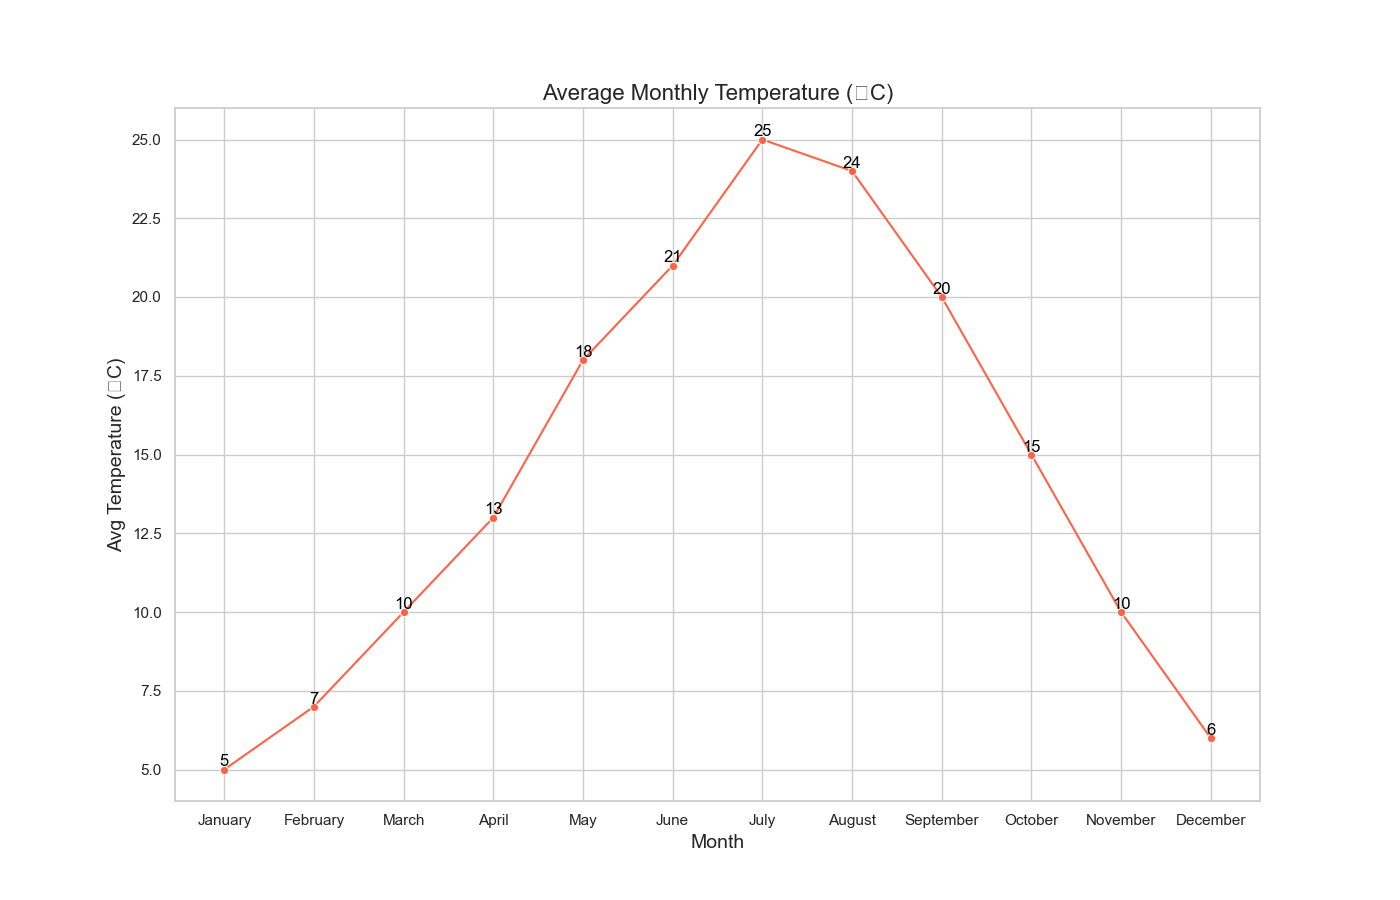

Source code (Python):

import pandas as pd
import seaborn as sns
import matplotlib.pyplot as plt

# Creating the dataset
data = {
    'Month': ['January', 'February', 'March', 'April', 'May', 'June', 'July', 'August', 'September', 'October', 'November', 'December'],
    'AverageTemperatureC': [5, 7, 10, 13, 18, 21, 25, 24, 20, 15, 10, 6]
}

# Convert the data into a DataFrame
df = pd.DataFrame(data)

# Initialize the matplotlib figure
plt.figure(figsize=(14, 9))

# Plotting the line chart with a Seaborn palette
line_chart = sns.lineplot(x='Month', y='AverageTemperatureC', data=df, 
                          color='#ff6347', marker='o')

# Annotate each point with its value
for x, y in zip(df['Month'], df['AverageTemperatureC']):
    plt.text(x=x, y=y, s=y, color='black', va='bottom', ha='center')

# Set the title of the graph
plt.title('Average Monthly Temperature (°C)', fontsize=16)

# Adjust the labels and the legend
plt.xlabel('Month', fontsize=14)
plt.ylabel('Avg Temperature (°C)', fontsize=14)

# Show the final result
plt.show()
